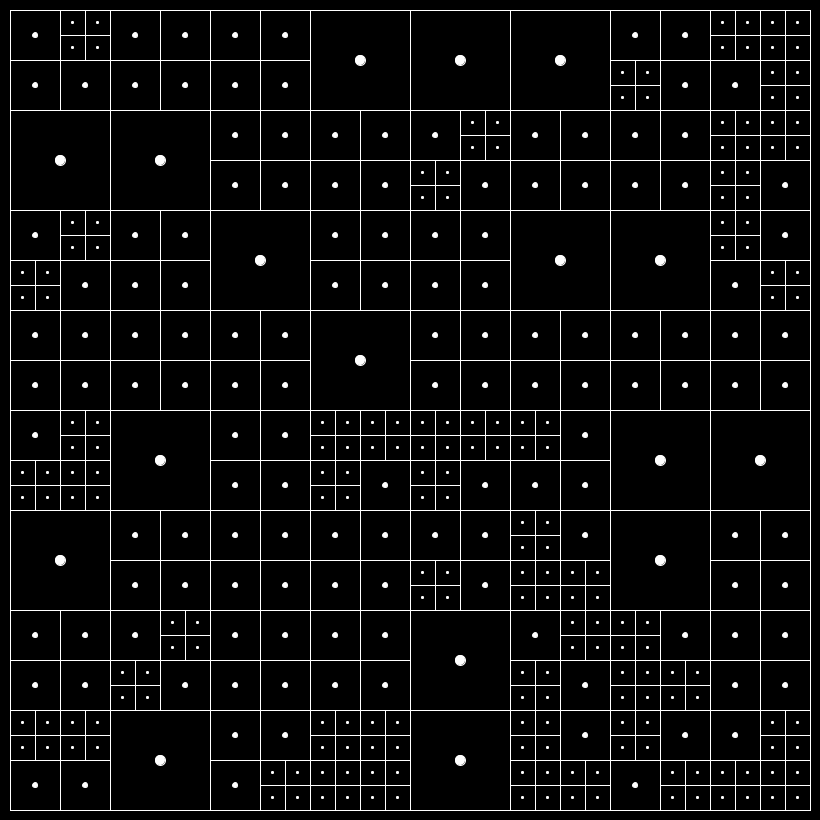
Frame 1 (no input)
Frame 60 (the mouse pressed at the canvas centre just before this capture): identical to frame 1, image omitted
Frame 120 (the mouse held since frame 60 and released just before this capture): identical to frame 1, image omitted

The Processing sketch that drew this single still picture (run headless with seeded random() and noise(); from frame 60 on, the mouse is pressed at the canvas centre):

// Processing sketch: Sketch_21
// ── Sketch_21.pde
ArrayList<GridPoint> points = new ArrayList<GridPoint>();
float tileWidth = 100, tileHeight = 100;

void setup()
{
    size(820,820);

    for (float x = 0; x < (width - 20); x += tileWidth) 
    {
        for (float y = 0; y < (height - 20); y += tileHeight) 
        {
            points.add(new GridPoint(x, y, tileWidth, tileHeight));
        }
    }
    
    randomlySubdivideGridPoints();
        randomlySubdivideGridPoints();
}

void randomlySubdivideGridPoints () 
{
    ArrayList<GridPoint> newPoints = new ArrayList<GridPoint>();
    
    for (GridPoint p : points)
    {
        if (random(1) > 0.5) 
        {
            p.Subdivide(newPoints);
        } 
        else 
        {
            newPoints.add(p);
        }
    }
    
    points = newPoints;
}

void draw()
{    
    background(0);
    translate(10, 10);

    for (GridPoint point : points)
    {
        point.Draw();
    }

    save("frame.png");
}

class GridPoint 
{
    float x, y, tileWidth, tileHeight;
    ArrayList<GridPoint> points = new ArrayList<GridPoint>();

    GridPoint(float _x, float _y, float _tw, float _th)
    {
        x = _x;
        y = _y; 
        tileWidth = _tw; 
        tileHeight = _th;
    }

    void Draw()
    {
        stroke(255);
        strokeWeight(1);
        noFill();
        rect(x, y, tileWidth, tileHeight);
        fill(255);
        ellipse(x + (tileWidth/2), y + (tileHeight/2), tileWidth/10, tileHeight/10);
    }

    void Subdivide(ArrayList<GridPoint> pointsBefore)
    {
        points = pointsBefore;

        for (float w = 0; w <= 1; w++) 
        {
            for (float h = 0; h <=1; h++) 
            {
                points.add(new GridPoint(x + ((tileWidth/2) * w), y + ((tileHeight/2) * h), tileWidth/2, tileHeight/2));
            }
        }
    }
}
